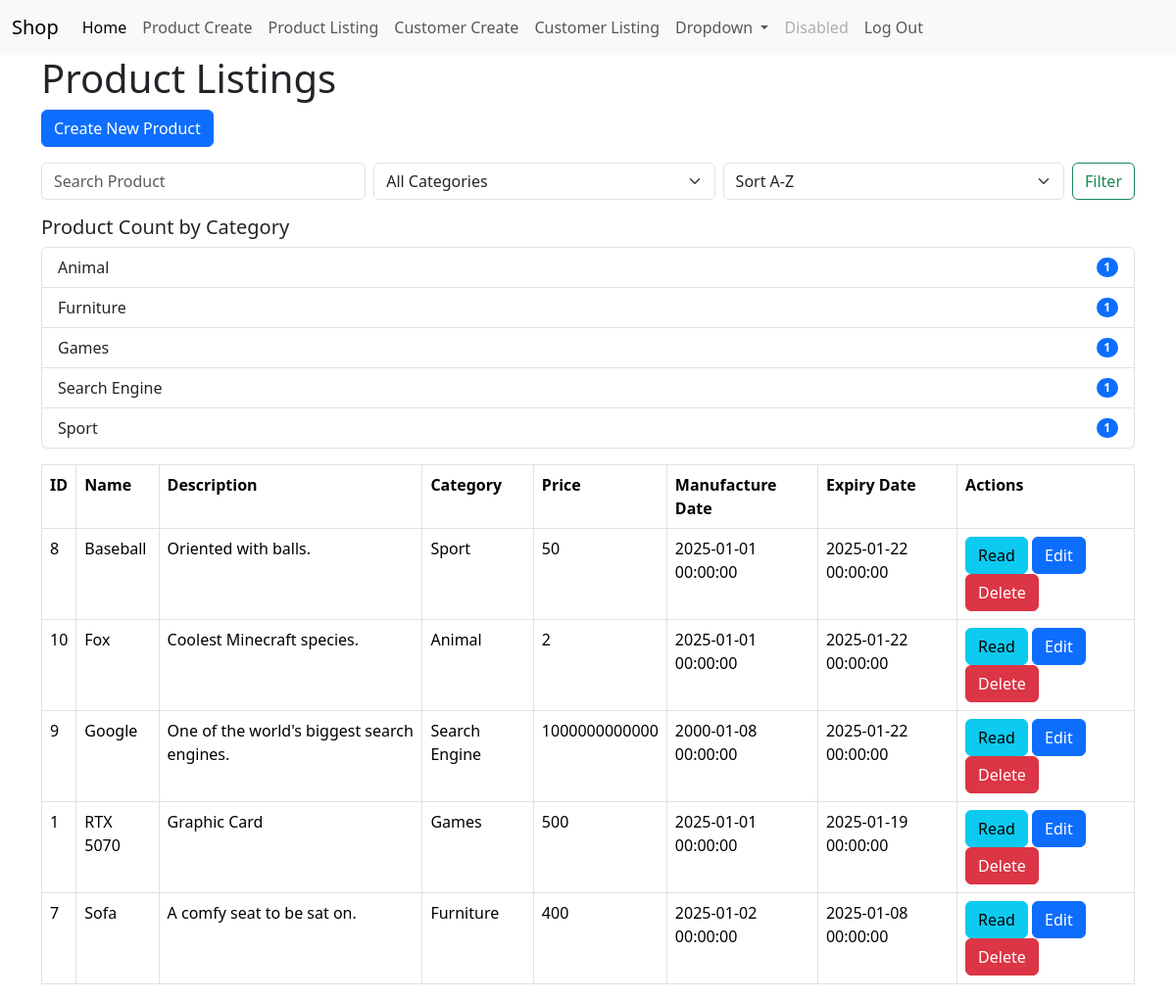
Page /product_listing.php (signed in) on the earlier database version.
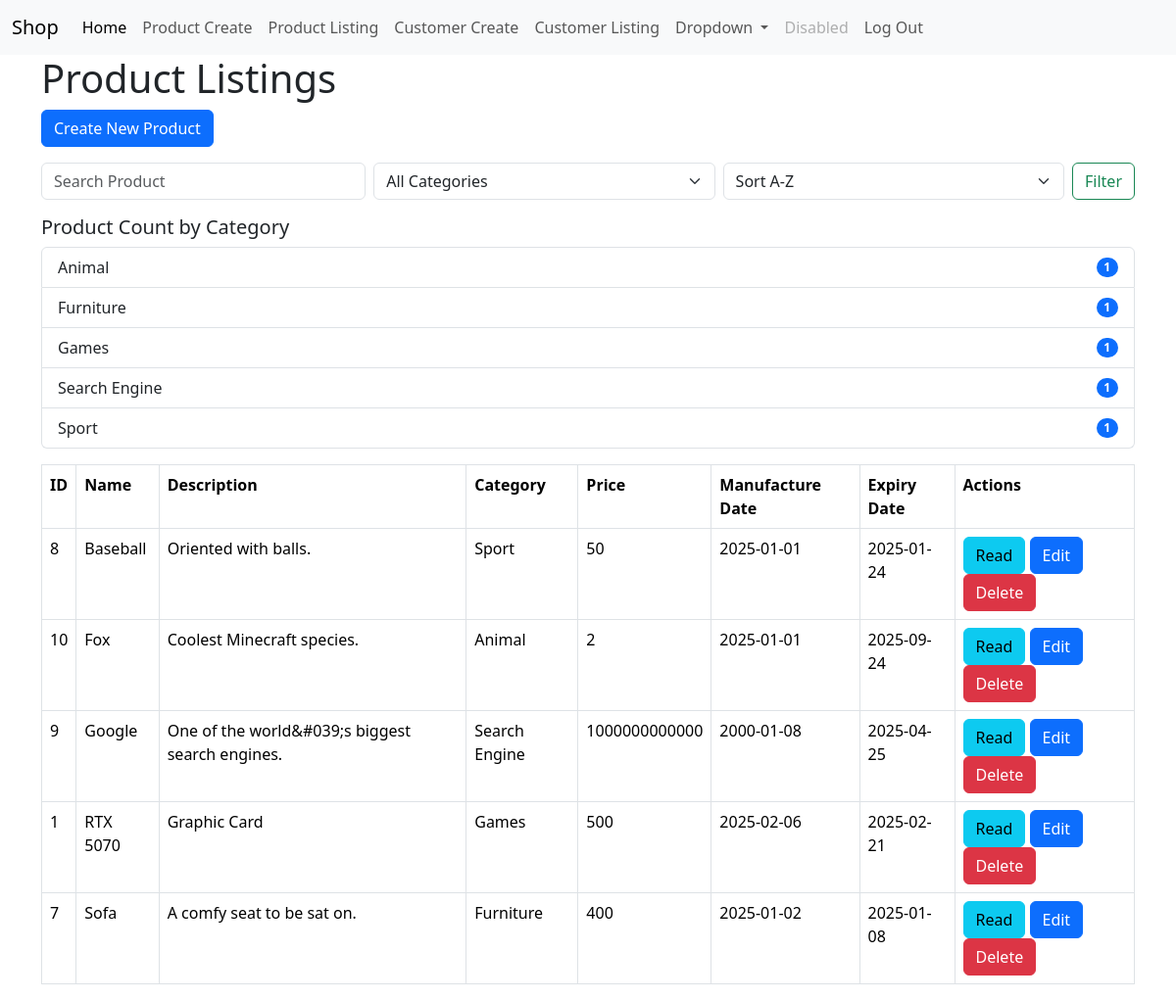
Same page on the later database version.
### tables this page shows
CREATE TABLE IF NOT EXISTS `products` (
  `id` int NOT NULL AUTO_INCREMENT,
  `name` varchar(50) NOT NULL,
  `description` text NOT NULL,
  `product_cat` int NOT NULL,
  `price` double NOT NULL,
  `manufacture_date` date NOT NULL,
  `expired_date` date NOT NULL,
  `created` datetime NOT NULL,
  `modified` timestamp NOT NULL,
  PRIMARY KEY (`id`)
);

CREATE TABLE IF NOT EXISTS `product_cat` (
  `product_cat_id` int NOT NULL AUTO_INCREMENT,
  `product_cat_name` varchar(50) NOT NULL,
  `product_cat_description` text NOT NULL,
  PRIMARY KEY (`product_cat_id`)
);

### product_listing.php (the view, shortened to what this page needs)
<!DOCTYPE HTML>
<html>
<?php
include 'menu.php';
include 'config/database.php';
?>
<head>
    <link href="https://cdn.jsdelivr.net/npm/bootstrap@5.3.3/dist/css/bootstrap.min.css" rel="stylesheet">
</head>
<body>
    <div class="container">
        <div class="page-header">
            <h1>Product Listings</h1>
        </div>
        <a href='product_create.php' class='btn btn-primary m-b-1em'>Create New Product</a>
        <form action="" class="d-flex my-3" role="search" method="get">
            <input class="form-control me-2" type="text" placeholder="Search Product" name="search"
                value="<?= isset($_GET['search']) ? htmlspecialchars($_GET['search']) : '' ?>">
            <select class="form-select me-2" name="category">
                <option value="">All Categories</option>
            </select>
            <select class="form-select me-2" name="sort">
                <option value="ASC" <?= (isset($_GET['sort']) && $_GET['sort'] == 'ASC') ? 'selected' : '' ?>>Sort A-Z
                </option>
            </select>
            <button class="btn btn-outline-success" type="submit">Filter</button>
        </form>
        <?php
        $query = "SELECT products.id, products.name, products.description, products.price, product_cat.product_cat_name, products.manufacture_date, products.expired_date
                  FROM products
                  INNER JOIN product_cat ON products.product_cat = product_cat.product_cat_id
                  WHERE 1 ";
        $sortOrder = isset($_GET['sort']) && ($_GET['sort'] === 'DESC') ? 'DESC' : 'ASC';
        $query .= " ORDER BY products.name $sortOrder";
        $stmt = $con->prepare($query);
        $stmt->execute();
        $num = $stmt->rowCount();
        $countQuery = "SELECT product_cat.product_cat_name, COUNT(products.id) AS product_count
                       FROM product_cat
                       LEFT JOIN products ON product_cat.product_cat_id = products.product_cat
                       GROUP BY product_cat.product_cat_name";
        $countStmt = $con->prepare($countQuery);
        $countStmt->execute();
        ?>
        <div class="mb-3">
            <h5>Product Count by Category</h5>
            <ul class="list-group">
                <?php while ($countRow = $countStmt->fetch(PDO::FETCH_ASSOC)): ?>
                    <li class="list-group-item d-flex justify-content-between align-items-center">
                        <?= htmlspecialchars($countRow['product_cat_name']) ?>
                        <span class="badge bg-primary rounded-pill"><?= $countRow['product_count'] ?></span>
                    </li>
                <?php endwhile; ?>
            </ul>
        </div>
        <?php if ($num > 0): ?>
            <table class='table table-hover table-responsive table-bordered'>
                <tr>
                    <th>ID</th>
                    <th>Name</th>
                    <th>Description</th>
                    <th>Category</th>
                    <th>Price</th>
                    <th>Manufacture Date</th>
                    <th>Expiry Date</th>
                    <th>Actions</th>
                </tr>
                <?php while ($row = $stmt->fetch(PDO::FETCH_ASSOC)): ?>
                    <tr>
                        <td><?= htmlspecialchars($row['id']) ?></td>
                        <td><?= htmlspecialchars($row['name']) ?></td>
                        <td><?= htmlspecialchars($row['description']) ?></td>
                        <td><?= htmlspecialchars($row['product_cat_name']) ?></td>
                        <td><?= htmlspecialchars($row['price']) ?></td>
                        <td><?= htmlspecialchars($row['manufacture_date']) ?></td>
                        <td><?= htmlspecialchars($row['expired_date']) ?></td>
                        <td>
                            <a href='product_details.php?id=<?= $row['id'] ?>' class='btn btn-info'>Read</a>
                            <a href='product_update.php?id=<?= $row['id'] ?>' class='btn btn-primary'>Edit</a>
                            <a href='#' onclick='delete_product(<?= $row['id'] ?>);' class='btn btn-danger'>Delete</a>
                        </td>
                    </tr>
                <?php endwhile; ?>
            </table>
        <?php else: ?>
            <div class='alert alert-danger'>No records found.</div>
        <?php endif; ?>
    </div>
</body>
</html>

### menu.php (shortened to what this page needs)
<link href="https://cdn.jsdelivr.net/npm/bootstrap@5.3.3/dist/css/bootstrap.min.css" rel="stylesheet">
<nav class="navbar navbar-expand-lg bg-body-tertiary">
  <div class="container-fluid">
    <a class="navbar-brand" href="#">Shop</a>
    <div class="collapse navbar-collapse" id="navbarSupportedContent">
      <ul class="navbar-nav me-auto mb-2 mb-lg-0">
        <li class="nav-item">
          <a class="nav-link active" aria-current="page" href="#">Home</a>
        </li>
        <li class="nav-item">
          <a class="nav-link" href="product_create.php">Product Create</a>
        </li>
        <li class="nav-item">
          <a class="nav-link" href="product_listing.php">Product Listing</a>
        </li>
        <li class="nav-item">
          <a class="nav-link" href="customer_create.php">Customer Create</a>
        </li>
        <li class="nav-item">
          <a class="nav-link" href="customer_listing.php">Customer Listing</a>
        </li>
        <li class="nav-item dropdown">
          <a class="nav-link dropdown-toggle" href="#" role="button" data-bs-toggle="dropdown" aria-expanded="false">
            Dropdown
          </a>
        </li>
        <li class="nav-item">
          <a class="nav-link disabled" aria-disabled="true">Disabled</a>
        </li>
        <li class="nav-item">
          <a class="nav-link" href="login_out.php">Log Out</a>
        </li>
      </ul>
    </div>
  </div>
</nav>

Differences in the rows shown:
changed products "Baseball": manufacture_date "2025-01-01 00:00:00" → "2025-01-01"; expired_date "2025-01-22 00:00:00" → "2025-01-24"
changed products "Fox": manufacture_date "2025-01-01 00:00:00" → "2025-01-01"; expired_date "2025-01-22 00:00:00" → "2025-09-24"
changed products "Google": description "One of the world's biggest search engines." → "One of the world&#039;s biggest search engines."; manufacture_date "2000-01-08 00:00:00" → "2000-01-08"; expired_date "2025-01-22 00:00:00" → "2025-04-25"
changed products "RTX 5070": manufacture_date "2025-01-01 00:00:00" → "2025-02-06"; expired_date "2025-01-19 00:00:00" → "2025-02-21"
changed products "Sofa": manufacture_date "2025-01-02 00:00:00" → "2025-01-02"; expired_date "2025-01-08 00:00:00" → "2025-01-08"
